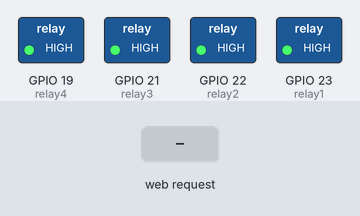
Recording of a sketch running on a simulated ESP32. Parts: switched loads named in the sketch (green lamp = pin HIGH). The test bench sets the inputs (shaded band). WiFi joins after 1.5 s; servers stay silent unless stated; what the sketch prints to the serial monitor is not drawn.

Above: at 3.2 s.
3.3 s: HTTP request GET /relay1/on received
At 3.8 s:
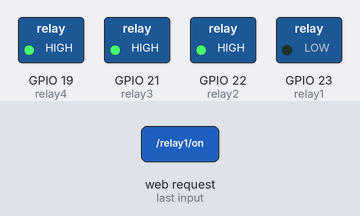
4.8 s: HTTP request GET /relay2/on received
At 6.0 s:
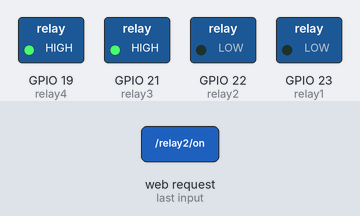
6.3 s: HTTP request GET /relay1/off received
At 7.3 s:
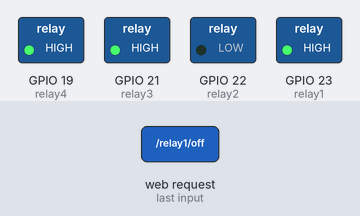
7.8 s: HTTP request GET /relay3/on received
At 8.4 s:
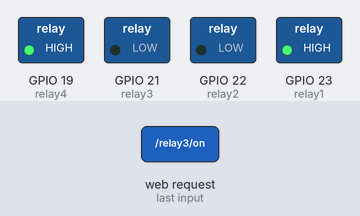
9.3 s: HTTP request GET /relay2/off received
At 9.6 s:
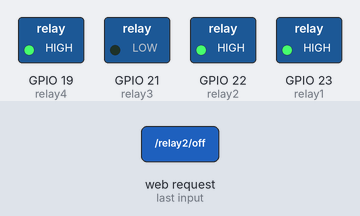
10.8 s: HTTP request GET /relay4/on received
At 11.9 s:
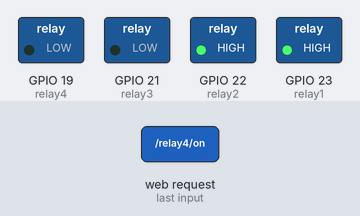
Timing chart, 0 to 13.3 s (numbered marks = the images above; inputs shaded):
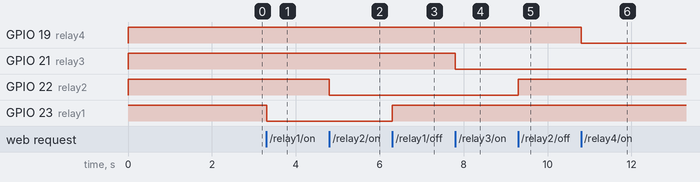

Measured:
- after the input at 3.3 s, GPIO 23 (relay1): HIGH → LOW at once
- after the input at 4.8 s, GPIO 22 (relay2): HIGH → LOW at once
- after the input at 6.3 s, GPIO 23 (relay1): LOW → HIGH at once
- after the input at 7.8 s, GPIO 21 (relay3): HIGH → LOW at once
- after the input at 9.3 s, GPIO 22 (relay2): LOW → HIGH at once
- after the input at 10.8 s, GPIO 19 (relay4): HIGH → LOW at once

The sketch:

HomeAutomationSampleCode.ino
```cpp
#include <WiFi.h>

// Replace with your WiFi credentials
const char* ssid = "YOUR_WIFI_NAME";
const char* password = "YOUR_WIFI_PASSWORD";

WiFiServer server(80);

// Relay pins
int relay1 = 23;
int relay2 = 22;
int relay3 = 21;
int relay4 = 19;

void setup() {
  Serial.begin(115200);

  pinMode(relay1, OUTPUT);
  pinMode(relay2, OUTPUT);
  pinMode(relay3, OUTPUT);
  pinMode(relay4, OUTPUT);

  // Turn OFF relays initially
  digitalWrite(relay1, HIGH);
  digitalWrite(relay2, HIGH);
  digitalWrite(relay3, HIGH);
  digitalWrite(relay4, HIGH);

  WiFi.begin(ssid, password);

  Serial.print("Connecting...");
  while (WiFi.status() != WL_CONNECTED) {
    delay(1000);
    Serial.print(".");
  }

  Serial.println("\nConnected!");
  Serial.println(WiFi.localIP());

  server.begin();
}

void loop() {
  WiFiClient client = server.available();

  if (client) {
    String request = client.readStringUntil('\r');
    client.flush();

    // Control relays
    if (request.indexOf("/relay1/on") != -1) digitalWrite(relay1, LOW);
    if (request.indexOf("/relay1/off") != -1) digitalWrite(relay1, HIGH);

    if (request.indexOf("/relay2/on") != -1) digitalWrite(relay2, LOW);
    if (request.indexOf("/relay2/off") != -1) digitalWrite(relay2, HIGH);

    if (request.indexOf("/relay3/on") != -1) digitalWrite(relay3, LOW);
    if (request.indexOf("/relay3/off") != -1) digitalWrite(relay3, HIGH);

    if (request.indexOf("/relay4/on") != -1) digitalWrite(relay4, LOW);
    if (request.indexOf("/relay4/off") != -1) digitalWrite(relay4, HIGH);

    // Webpage UI
    client.println("HTTP/1.1 200 OK");
    client.println("Content-Type: text/html");
    client.println("");

    client.println("<html><body>");
    client.println("<h2>ESP32 Light Control</h2>");

    client.println("<a href='/relay1/on'>Light 1 ON</a><br>");
    client.println("<a href='/relay1/off'>Light 1 OFF</a><br><br>");

    client.println("<a href='/relay2/on'>Light 2 ON</a><br>");
    client.println("<a href='/relay2/off'>Light 2 OFF</a><br><br>");

    client.println("<a href='/relay3/on'>Light 3 ON</a><br>");
    client.println("<a href='/relay3/off'>Light 3 OFF</a><br><br>");

    client.println("<a href='/relay4/on'>Light 4 ON</a><br>");
    client.println("<a href='/relay4/off'>Light 4 OFF</a><br>");

    client.println("</body></html>");

    client.stop();
  }
}
```
